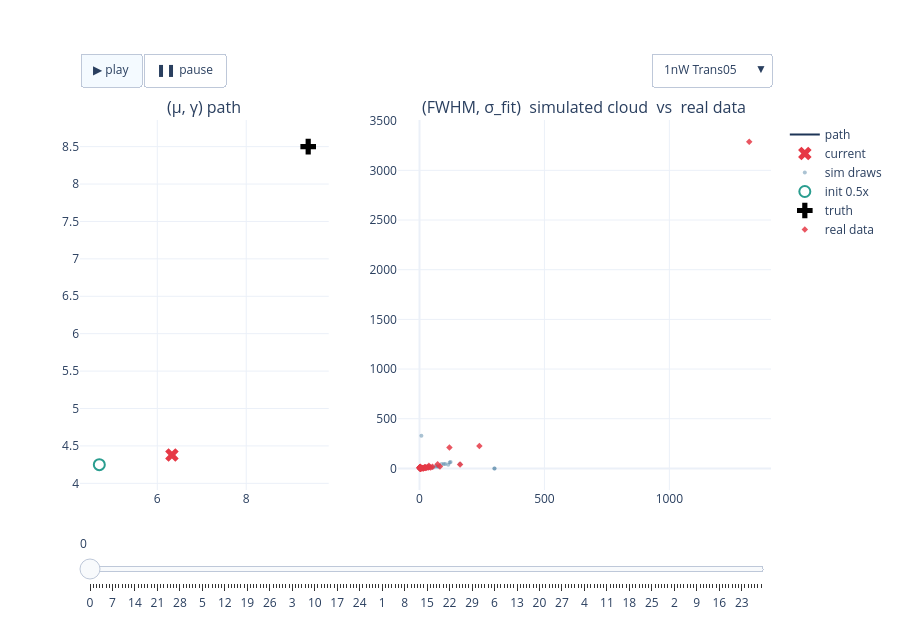

Notebook cell for this chart:
### Code cell
# FIG 1a — 1nW interactive: path + cloud, experiment dropdown + play/slider   (22a verbatim)
fig_1nW = build_power_figure(RESULTS, '1nW')
if fig_1nW is not None:
    _h = os.path.join(REPO_ROOT, 'notebooks', '23_fisher_uncertainties', '23c-fig1a-1nW-paths-clouds.html')
    fig_1nW.write_html(_h, include_plotlyjs='cdn', config=CONFIG_PLOT)
    print('wrote', _h, f'({os.path.getsize(_h)/1e6:.1f} MB)')
    fig_1nW.show(config=CONFIG_PLOT)
